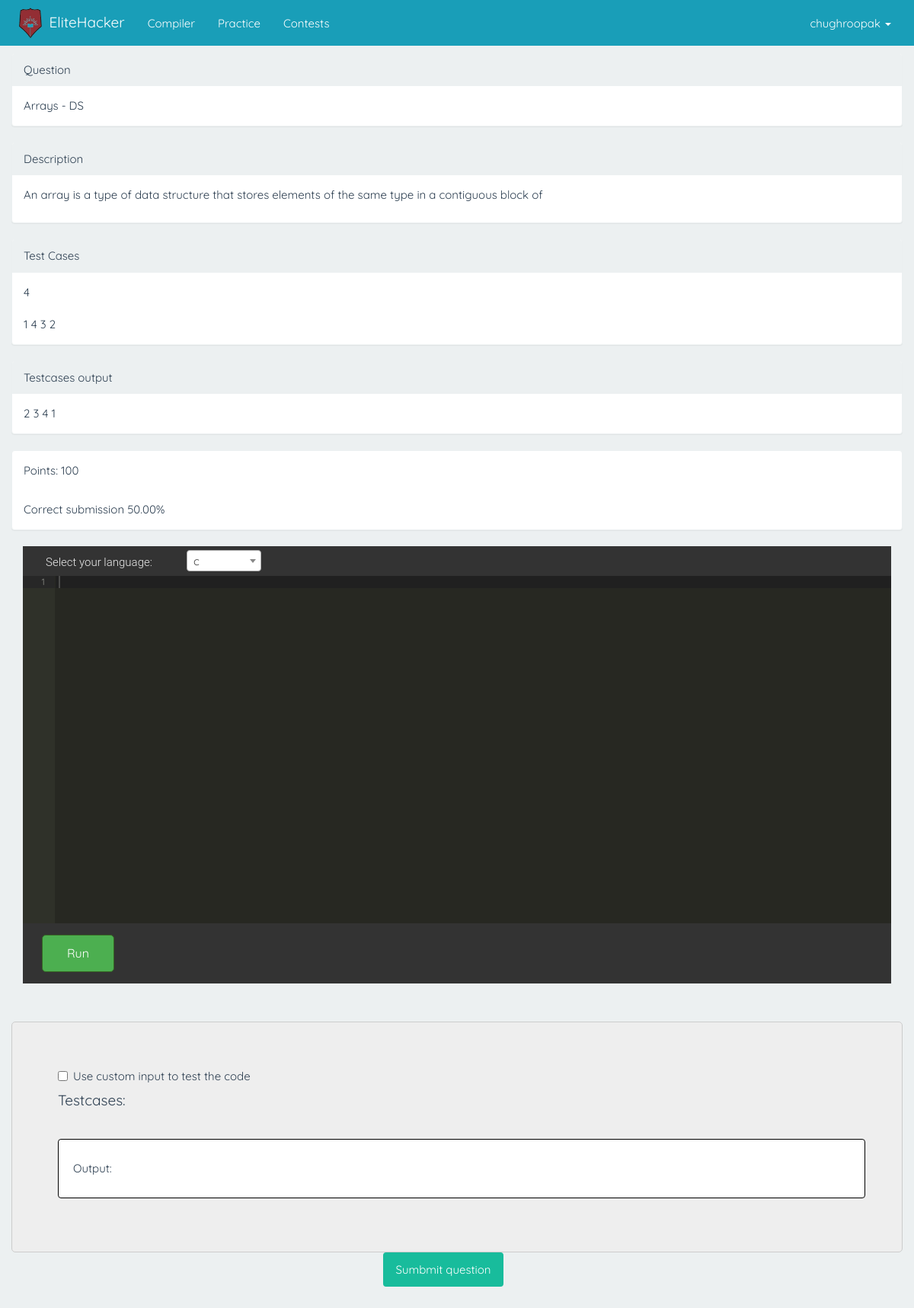
Page /practice/1 (signed in) on the committed database.
### practice/models.py (models this page shows, shortened)
class Question(models.Model):
    track = models.ForeignKey(Track,on_delete=models.CASCADE)
    title = models.CharField(max_length=400)
    description = models.TextField(max_length=1000,null=True)
    testcases = models.TextField(max_length=100)
    testcases_output = models.TextField(max_length=100,default="")
    explanation = models.TextField(max_length=1000,blank=True,null=True)
    inputs = models.TextField(max_length=50000)
    output = models.TextField(max_length=10000)
    points = models.PositiveIntegerField(default=settings.DEFAULT_POINTS)
    right_count = models.PositiveIntegerField(default=0)
    wrong_count = models.PositiveIntegerField(default=0)
    def get_percentage_correct(self):
        try:
            return "%.2f" %((self.right_count*100)/(self.wrong_count+self.right_count))
        except ZeroDivisionError:
            return 0

### practice/views.py (the view)
# urls.py: url(r'^(?P<pk>\d+)$', QuestionDetail.as_view(template_name='question_detail.html'), name="question-detail"),
class QuestionDetail(DetailView):
    model = Question
    def get_context_data(self, **kwargs):
        context = super(QuestionDetail, self).get_context_data(**kwargs)
        return context

### practice/templates/question_detail.html (shortened to what this page needs)
{% extends 'base.html' %}
{% block content %}
    <div class="container">
        <div class="row">
            <div class="panel panel-default">
                <div class="panel-heading">Question</div>
                <div class="panel-body">{{ question.title }}</div>
            </div>
        {% if question.description %}
            <div class="panel panel-default">
                <div class="panel-heading">Description</div>
                <div class="panel-body">{{ question.description|linebreaks }}</div>
            </div>
        {% endif %}
            <div class="panel panel-default">
                <div class="panel-heading">Test Cases</div>
                <div class="panel-body">
                    {% for i in question.testcases %}
                        {{ i|linebreaksbr }}
                    {% endfor %}
                </div>
            </div>
            <div class="panel panel-default">
                <div class="panel-heading">Testcases output</div>
                <div class="panel-body">
                    {% for i in question.testcases_output %}
                        {{ i|linebreaksbr }}
                    {% endfor %}
                </div>
            </div>
            <div class="panel panel-default">
                <div class="panel-body">Points: {{ question.points }}</div>
                <div class="panel-body">Correct submission {{ question.get_percentage_correct }}%</div>
            </div>
            <div id="result">
                <div>
                    {% include 'code_editor_content.html' %}
                    <div>
                        <button class="btn btn-success col-sm-offset-5" id="question-submit">Sumbmit question</button>
                    </div>
                </div>
            </div>
{% endblock content %}

### compiler/templates/base.html (shortened to what this page needs)
<!DOCTYPE HTML PUBLIC "-//W3C//DTD HTML 4.01 Transitional//EN"
        "http://www.w3.org/TR/html4/loose.dtd">
<html>
<head>
    {% load staticfiles %}
    <link href="{% static 'compiler/css/bootstrap.min.css' %}" rel="stylesheet" type="text/css"/>
    <link href="{% static 'compiler/css/theme.css' %}" rel="stylesheet" type="text/css"/>
</head>
<body>
   <nav  class="navbar navbar-inverse navbar-fixed-top" style="background: #199EB8">
      <div class="container">
        <div class="navbar-header">
          <a style="padding:0" class="navbar-brand" href="/">
              <img style="padding:10px;" src="{% static 'compiler/image/DY_PATIL_LOGO.png' %}" height="100%"/>
          </a>
          <a class="navbar-brand" href="/">EliteHacker</a>
        </div>
        <div id="navbar" class="collapse navbar-collapse">
          <ul class="nav navbar-nav">
            <li><a href="{% url 'compiler' %}">Compiler</a></li>
            <li><a href="{% url 'alltracks' %}">Practice</a></li>
            <li><a href="{% url 'contests' %}">Contests</a></li>
          </ul>
          <ul class="nav navbar-nav navbar-right">
            {% if user.is_authenticated %}
                <li class="dropdown">
                    <a href="#" class="dropdown-toggle" data-toggle="dropdown" role="button" aria-haspopup="true" aria-expanded="false">{{ user.username}} <span class="caret"></span></a>
                </li>
             {% else %}
                <li><a href="{% url 'account_login' %}">Login</a></li>
            {% endif %}
        </div>
      </div>
    </nav>
<div class="container-fluid">
        {% block content %}
        {% endblock %}
</div>
</body>
</html>

### compiler/static/compiler/css/theme.css (style rules this page uses)
body { font-family: 'Quicksand', sans-serif !important; padding-top: 70px; padding-bottom: 30px; background-color:#ecf0f1; }
body * { font-family: 'Quicksand', sans-serif; }
* { -webkit-transition-duration: 0.2s; -moz-transition-duration: 0.2s; -ms-transition-duration: 0.2s; -o-transition-duration: 0.2s; transition-duration: 0.2s; }

### rows in the picture
Question: title "Arrays - DS", description "An array is a type of data structure that stores elements of the same type in a contiguous block of", points "100", get_percentage_correct "50.00"

### other values in the picture
{{ user.username }} "chughroopak"
{{ i|linebreaksbr }} "4" "1" "4" "3" "2"
{{ i|linebreaksbr }} "2" "3" "4" "1"
